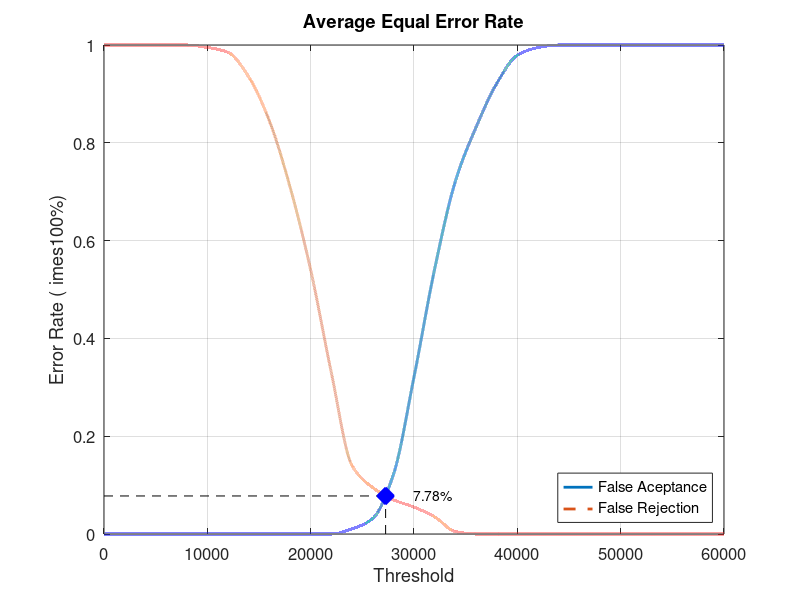
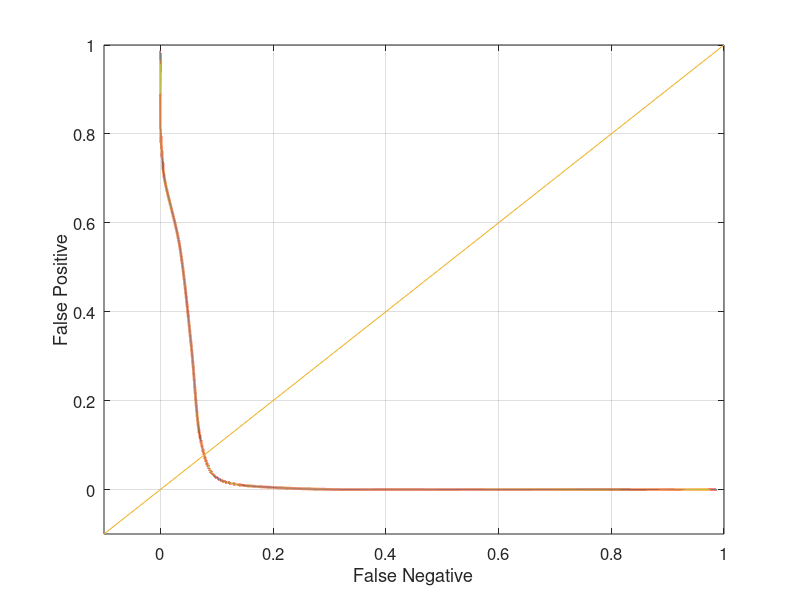

These figures' MATLAB source, in order:
close all;
clear;
clc;
x = 0:2000:60000;
xq = 0:0.5:60000;

y0 = [0 0 0 0 0 0 0 0 0 0 0 0 0.0105263 0.0315789 0.121053 0.321053 0.542105 0.721053 0.831579 0.921053 0.978947 0.994737 1 1 1 1 1 1 1 1 1]
yy0 = interp1(x, y0, xq, 'pchip');
y1 = [1 1 1 1 1 0.995 0.985 0.935 0.845 0.71 0.54 0.33 0.14 0.095 0.07 0.055 0.035 0.005 0 0 0 0 0 0 0 0 0 0 0 0 0]
yy1 = interp1(x, y1, xq, 'pchip');

% Calculating EER: 
y2 = abs(y0 - y1);
find(y2 == min(y2))
yy2 = abs(yy0 - yy1);
xEER = find(yy2 == min(yy2));
xEERIndex = xq(xEER) % X-axis EER
yEER = yy0(xEER) % Y-axis EER

main = figure
plot(xq, yy0,'-','LineWidth', 2);	hold on
plot(xq, yy1,'--','LineWidth', 2);	hold on
plot([xEERIndex xEERIndex], [0 yEER], 'k--');	hold on
plot([0 xEERIndex], [yEER yEER], 'k--');	hold on
plot(xEERIndex, yEER, 'bx', 'LineWidth', 10);	hold on
text(xEERIndex + 10 * xEERIndex / 100, yEER, [num2str(round((10000 * yEER)) / 100) '%'])
legend('False Aceptance', 'False Rejection', 'Location', 'SouthEast')
xlabel('Threshold')
ylabel('Error Rate (	imes100%)')
title('Average Equal Error Rate')
set(gca, 'FontSize', 12)
axis([0 60000 0 1])
grid on

print(main, 'Database3_4Main', '-dpng');
FNRxFPR = figure('Color', [1 1 1]);
plot(yy1, yy0, '-', yy1, yy0, 'LineWidth', 2);
hold on
y = -0.1:0.1:1
plot(y, y); 
set(gca, 'FontSize', 12)
xlabel('False Negative')
ylabel('False Positive')
axis([-0.1 1 -0.1 1])
set(gca, 'FontSize', 12)
grid on

print(FNRxFPR, 'Database3_4FNRxFPR','-dpng');
